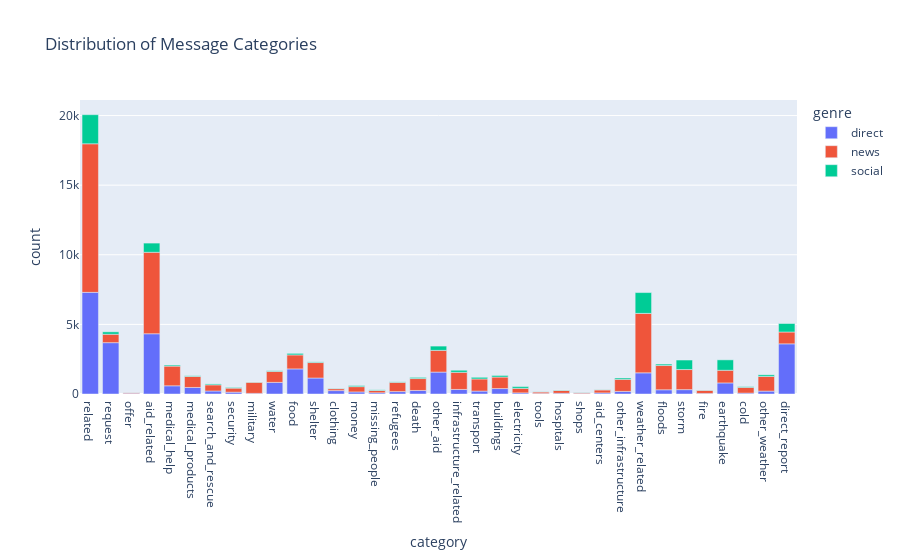

This figure's notebook cell:
### Code cell
import plotly.express as px

fig = px.bar(categories, x="category", y="count", color="genre", title="Distribution of Message Categories")
fig.show()

### Figure 1 — Plotly figure (JSON) as saved in the notebook; plotly's stock layout.template omitted (floating-point values rounded to 4 significant figures)
{"data": [{"alignmentgroup": "True", "hovertemplate": "genre=direct<br>category=%{x}<br>count=%{y}<extra></extra>", "legendgroup": "direct", "marker": {"color": "#636efa", "pattern": {"shape": ""}}, "name": "direct", "offsetgroup": "direct", "orientation": "v", "showlegend": true, "textposition": "auto", "type": "bar", "x": ["related", "request", "offer", "aid_related", "medical_help", "medical_products", "search_and_rescue", "security", "military", "water", "food", "shelter", "clothing", "money", "missing_people", "refugees", "death", "other_aid", "infrastructure_related", "transport", "buildings", "electricity", "tools", "hospitals", "shops", "aid_centers", "other_infrastructure", "weather_related", "floods", "storm", "fire", "earthquake", "cold", "other_weather", "direct_report"], "xaxis": "x", "y": [7300, 3687, 46, 4328, 590, 470, 216, 131, 45, 834, 1802, 1148, 246, 148, 86, 173, 254, 1574, 327, 210, 390, 81, 33, 54, 33, 78, 186, 1518, 303, 314, 41, 795, 63, 207, 3603], "yaxis": "y"}, {"alignmentgroup": "True", "hovertemplate": "genre=news<br>category=%{x}<br>count=%{y}<extra></extra>", "legendgroup": "news", "marker": {"color": "#EF553B", "pattern": {"shape": ""}}, "name": "news", "offsetgroup": "news", "orientation": "v", "showlegend": true, "textposition": "auto", "type": "bar", "x": ["related", "request", "offer", "aid_related", "medical_help", "medical_products", "search_and_rescue", "security", "military", "water", "food", "shelter", "clothing", "money", "missing_people", "refugees", "death", "other_aid", "infrastructure_related", "transport", "buildings", "electricity", "tools", "hospitals", "shops", "aid_centers", "other_infrastructure", "weather_related", "floods", "storm", "fire", "earthquake", "cold", "other_weather", "direct_report"], "xaxis": "x", "y": [10673, 604, 64, 5851, 1413, 791, 441, 292, 801, 789, 1006, 1111, 135, 381, 165, 666, 856, 1560, 1230, 870, 828, 327, 114, 202, 68, 218, 866, 4273, 1742, 1443, 225, 909, 413, 1052, 850], "yaxis": "y"}, {"alignmentgroup": "True", "hovertemplate": "genre=social<br>category=%{x}<br>count=%{y}<extra></extra>", "legendgroup": "social", "marker": {"color": "#00cc96", "pattern": {"shape": ""}}, "name": "social", "offsetgroup": "social", "orientation": "v", "showlegend": true, "textposition": "auto", "type": "bar", "x": ["related", "request", "offer", "aid_related", "medical_help", "medical_products", "search_and_rescue", "security", "military", "water", "food", "shelter", "clothing", "money", "missing_people", "refugees", "death", "other_aid", "infrastructure_related", "transport", "buildings", "electricity", "tools", "hospitals", "shops", "aid_centers", "other_infrastructure", "weather_related", "floods", "storm", "fire", "earthquake", "cold", "other_weather", "direct_report"], "xaxis": "x", "y": [2089, 173, 7, 661, 77, 49, 67, 48, 13, 46, 109, 49, 23, 74, 47, 35, 82, 307, 148, 119, 113, 124, 12, 27, 19, 13, 99, 1495, 104, 683, 16, 748, 52, 117, 610], "yaxis": "y"}], "layout": {"barmode": "relative", "legend": {"title": {"text": "genre"}, "tracegroupgap": 0}, "title": {"text": "Distribution of Message Categories"}, "xaxis": {"anchor": "y", "domain": [0, 1], "title": {"text": "category"}}, "yaxis": {"anchor": "x", "domain": [0, 1], "title": {"text": "count"}}}}
